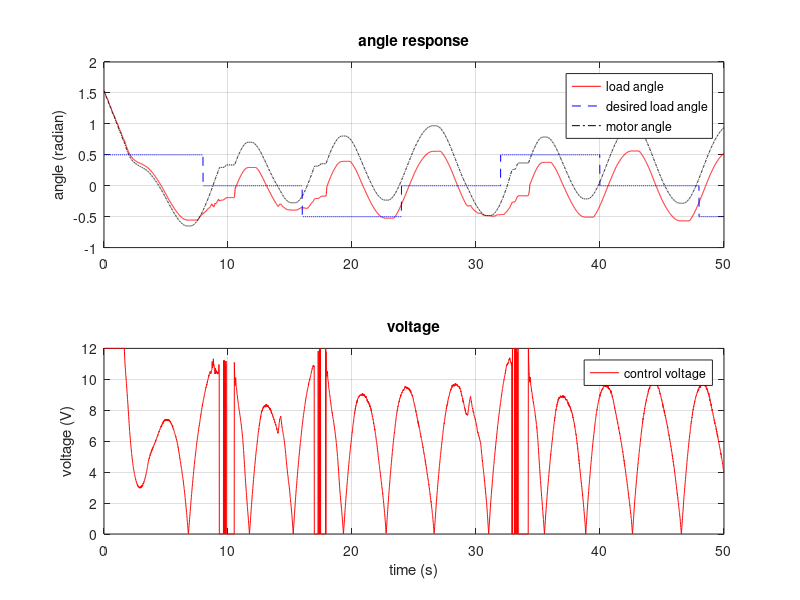

This figure's MATLAB source:
clear
clc
close all

% get data
fid = fopen('log_j2_sine_disturb_8s.txt');
line = fgetl(fid);
id = 1;

while ischar(line)
    data = strsplit(line);
    load_angle(id) = str2double(data(3));
    motor_angle(id) = str2double(data(4))/4;
    control_voltage(id) = str2double(data(5));
    
    id = id + 1;
    if id>5000
        break;
    end
    line = fgetl(fid);
end
fclose(fid);

% Plot

time = 0:0.01:((id-2)*0.01);

% ref = 0.5*sin((2*pi/8)*time);

s = size(time);
ref = zeros(1, s(2));
k = 0;
for i=1:s(2)
    if mod(i,800)==0
        k=k+1;
        k = mod(k,4);
    end
    
    if k==0
        ref(i)=0.5;
    elseif k==1
        ref(i)=0;
    elseif k==2
        ref(i)=-0.5;
    elseif k==3
        ref(i)=0;
    end
end

% plot(time, load_angle, 'r');
% hold on;
% plot(time, ref, 'b--');
% hold on;
% plot(time, motor_angle, 'black-.');
% title('angle response');
% legend('load angle', 'desired load angle', 'motor angle');
% xlabel('time (s)');
% ylabel('angle (radian)');
% grid on;
% 
% figure;
% plot(time, control_voltage, 'r');
% title('voltage');
% legend('control voltage');
% xlabel('time (s)');
% ylabel('voltage (V)');
% grid on;

subplot(2,1,1);
% figure;
plot(time, load_angle, 'r');
hold on;
plot(time, ref, 'b--');
hold on;
plot(time, motor_angle, 'black-.');
title('angle response');
legend('load angle', 'desired load angle', 'motor angle');
% xlabel('time (s)');
ylabel('angle (radian)');
grid on;

subplot(2,1,2);
% figure;
plot(time, control_voltage, 'r');
title('voltage');
legend('control voltage');
xlabel('time (s)');
ylabel('voltage (V)');
grid on;
